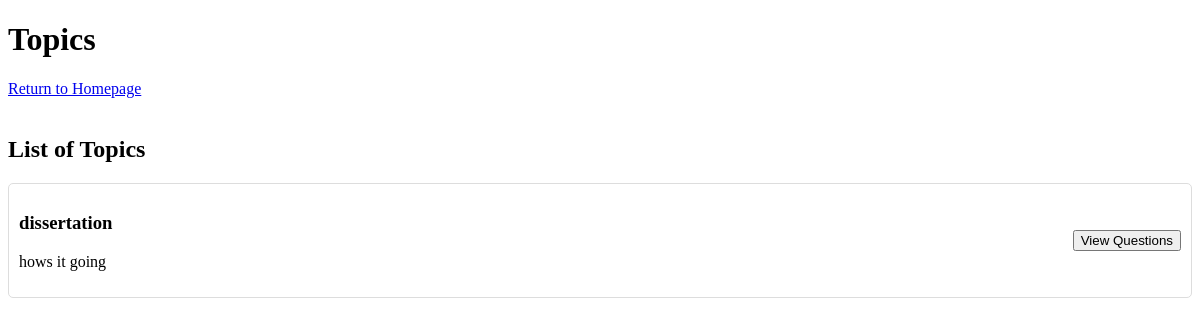
/topics, run on an earlier commit of the app's database.
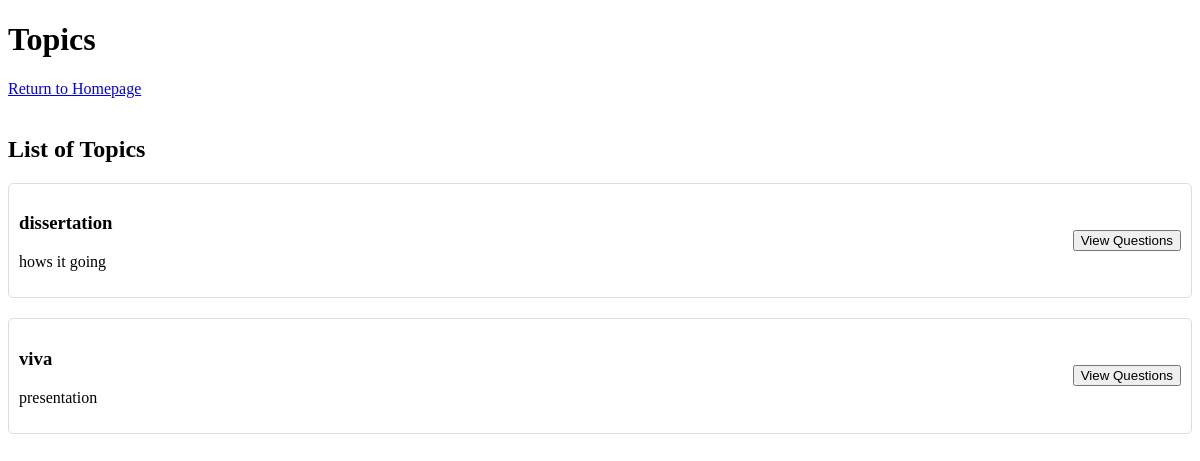
And on a later commit of the database.
### app/models.py (models this page shows)
class Topic(db.Model):
    id = db.Column(db.Integer, primary_key=True)
    title = db.Column(db.String(100), nullable=False)
    description = db.Column(db.Text, nullable=True)
    questions = db.relationship('Question', back_populates='topic')

### app/routes.py (the view, shortened to what this page needs)
@app.route('/topics', methods=['GET', 'POST'])
def list_topics():
    topics = Topic.query.all()
    is_teacher = 'user_id' in session and session.get('role') == 'teacher'
    return render_template('topics.html', topics=topics, is_teacher=is_teacher)

### app/templates/topics.html (shortened to what this page needs)
<!DOCTYPE html>
<html lang="en">
<head>
</head>
<body>
    <h1>Topics</h1>
    <a href="{{ url_for('home') }}">Return to Homepage</a>
    <br><br>
    <div id="topics">
        {% if topics %}
            <h2>List of Topics</h2>
            {% for topic in topics %}
                <div class="topic-container">
                    <div class="topic-details">
                        <div class="topic-title"><h3>{{ topic.title }}</h3></div>
                        <div class="topic-description"><p>{{ topic.description }}</p></div>
                    </div>
                    <div class="topic-button">
                        <a href="{{ url_for('topic_questions', topic_id=topic.id) }}">
                            <button>View Questions</button>
                        </a>
                    </div>
                </div>
            {% endfor %}
        {% else %}
            <p>No topics available.</p>
        {% endif %}
    </div>
</body>
</html>

### app/templates/topics.html (style rules this page uses)
.topic-container { display: flex; justify-content: space-between; align-items: center; margin-bottom: 20px; padding: 10px; border: 1px solid #ddd; border-radius: 5px; }
.topic-details { flex: 1; }
.topic-title { font-weight: bold; }
.topic-button { margin-left: 20px; }

What changed in the data, as far as the page shows it:
added Topic: title "viva", description "presentation"
